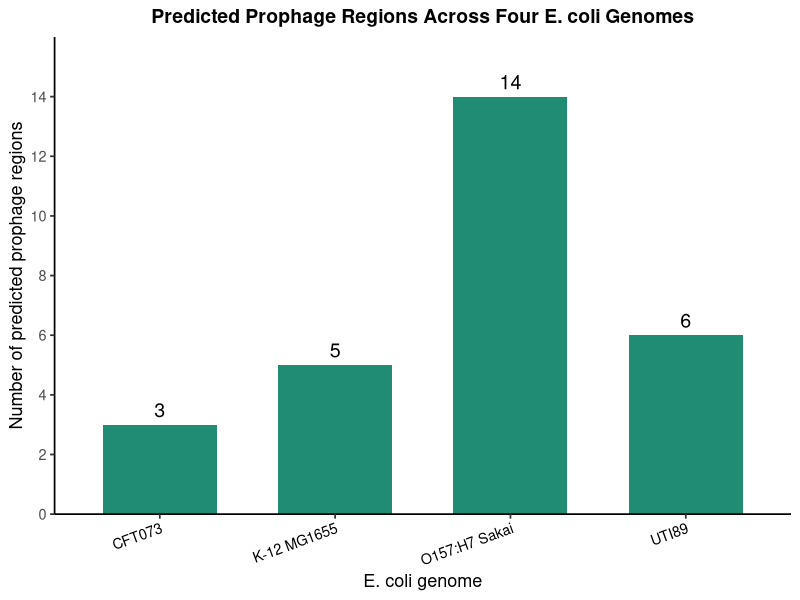
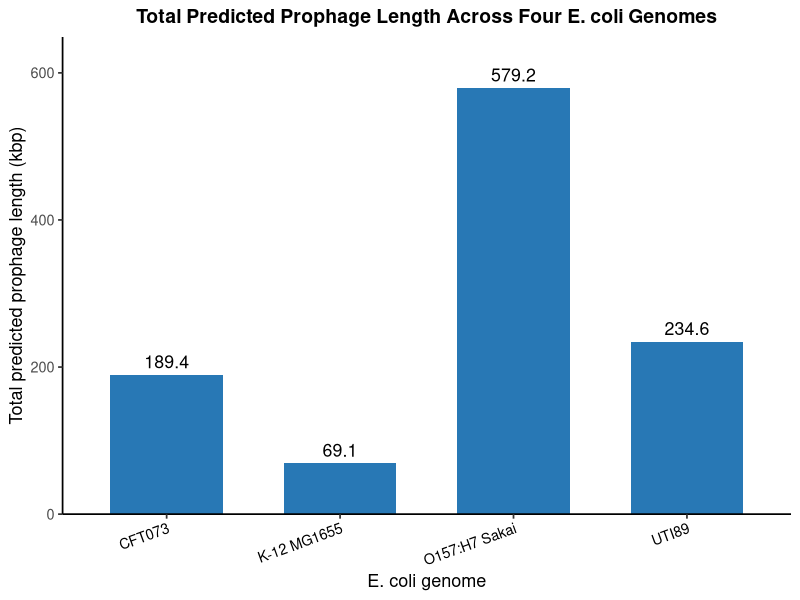
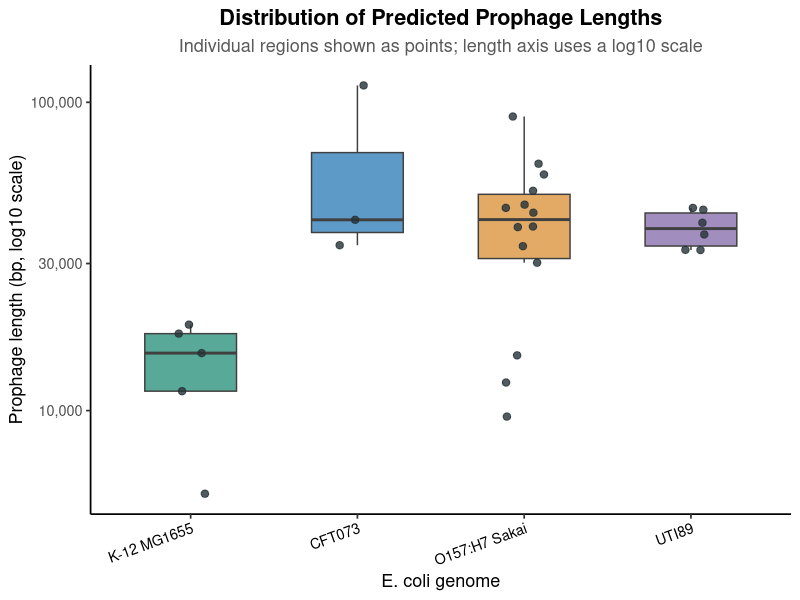
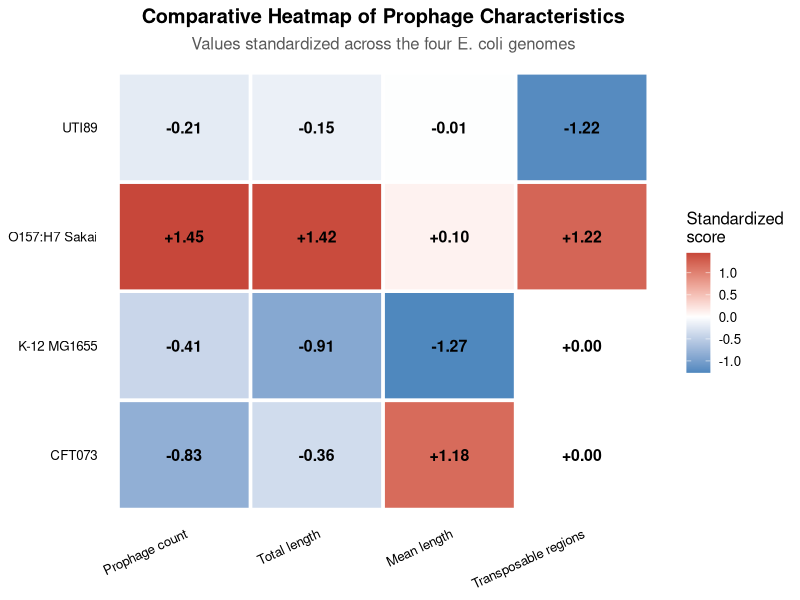
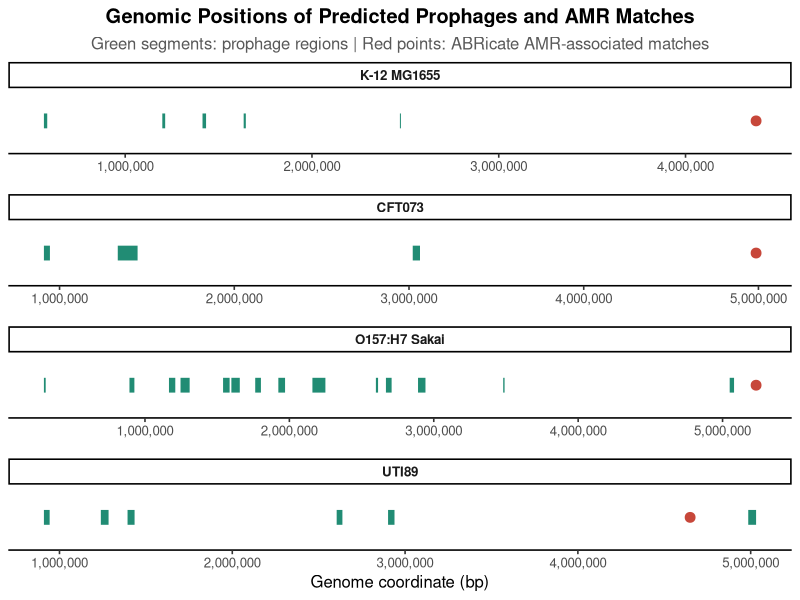
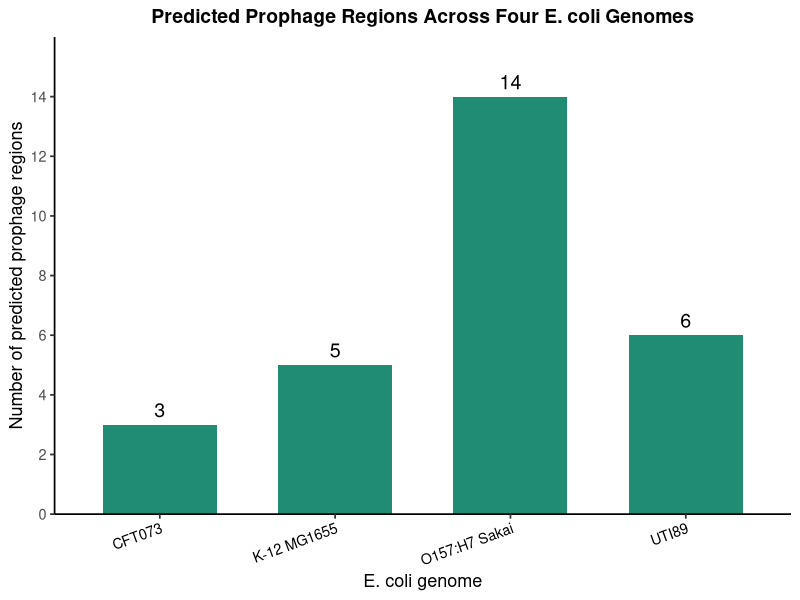
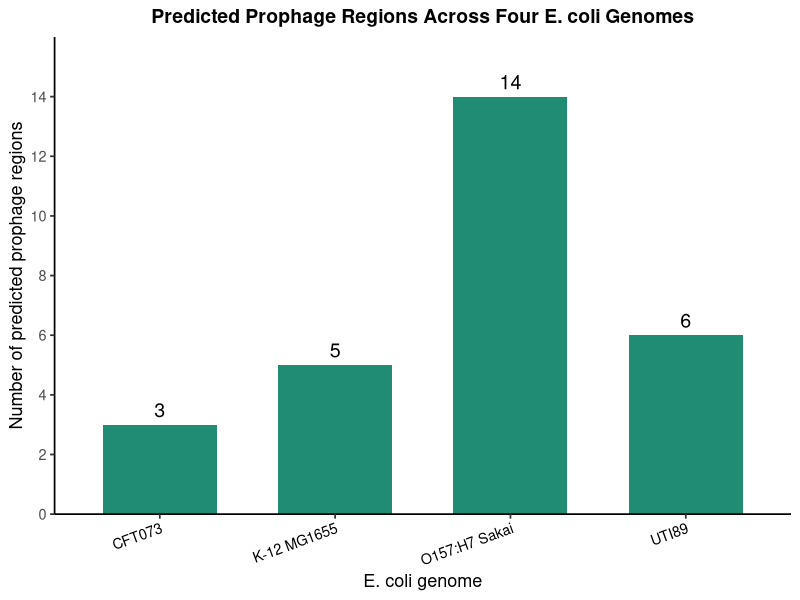
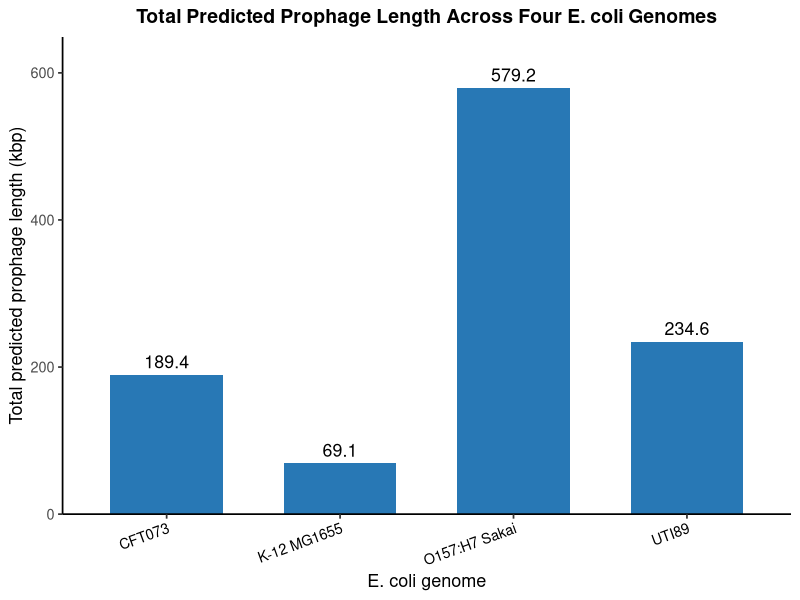

The R script that drew these images, in order: (Note: this script raises an error after producing the figures.)
# List the CSV files
list.files("csv formats data")

# Load the prophage region data
prophages <- read.delim(
  "prophage_regions.tsv",
  header = TRUE,
  sep = "\t"
)

#chacking loaded data
dim(prophages)
head(prophages)
str(prophages)

#installing and loading readxl library (TO HELP ME READ MY .XLSX DATA FILES)
if (!requireNamespace("readxl", quietly = TRUE)) {
  install.packages("readxl")
}

library(readxl)


# Set the working directory
setwd("~/Desktop/Prophage_research")

# Load the four Excel tables
prophage_distribution <- read_excel(
  "Destribution of predicted prophage regions.xlsx"
)

amr_matches <- read_excel(
  "AMR Associated gene matched_ABRicate.xlsx"
)

genomic_overlap <- read_excel(
  "GENOMIC OVERLAP BETWEEN AMR-ASSOCIATED MATCHES AND PREDICTED PROPHAGE REGIONS.xlsx"
)

integrated_comparison <- read_excel(
  "INTEGRATED COMPARISON OF PROPHAGE AND AMR SCREENING RESULTS.xlsx"
)

# Confirm successful loading
dim(prophage_distribution)
dim(amr_matches)
dim(genomic_overlap)

dim(integrated_comparison)

# View column names
names(prophage_distribution)
names(amr_matches)
names(genomic_overlap)
names(integrated_comparison)

# Inspect the first rows
head(prophage_distribution)
head(amr_matches)
head(genomic_overlap)
head(integrated_comparison)


# Clean Table 1
prophage_distribution <- readxl::read_excel(
  "Destribution of predicted prophage regions.xlsx",
  skip = 1,
  col_names = c(
    "Genome", "Prophage_Count", "Total_Length_bp",
    "Mean_Length_bp", "Transposable_Count"
  )
)

# Remove the TOTAL row for genome-to-genome plots
prophage_plot_data <- subset(
  as.data.frame(prophage_distribution),
  Genome != "TOTAL"
)

# Convert measurement columns to numeric
numeric_cols <- c(
  "Prophage_Count", "Total_Length_bp",
  "Mean_Length_bp", "Transposable_Count"
)

prophage_plot_data[numeric_cols] <- lapply(
  prophage_plot_data[numeric_cols],
  as.numeric
)

# Check the cleaned data
print(prophage_plot_data)
str(prophage_plot_data)

# Remove the repeated header row and any TOTAL row
prophage_plot_data <- subset(
  prophage_plot_data,
  !Genome %in% c("GENOME", "TOTAL")
)

# Confirm the cleaned data
print(prophage_plot_data)

#MAKING PLOT 1 (PROPHAGE COUNTS)

library(ggplot2)

p1 <- ggplot(
  prophage_plot_data,
  aes(x = Genome, y = Prophage_Count)
) +
  geom_col(fill = "#218C74", width = 0.65) +
  geom_text(
    aes(label = Prophage_Count),
    vjust = -0.5,
    size = 5
  ) +
  scale_y_continuous(
    breaks = seq(0, 14, 2),
    limits = c(0, 16),
    expand = expansion(mult = c(0, 0))
  ) +
  labs(
    title = "Predicted Prophage Regions Across Four E. coli Genomes",
    x = "E. coli genome",
    y = "Number of predicted prophage regions"
  ) +
  theme_classic(base_size = 13) +
  theme(
    plot.title = element_text(
      face = "bold", hjust = 0.5, size = 14
    ),
    axis.text.x = element_text(
      angle = 20, hjust = 1, colour = "black"
    )
  )

# Display the plot
print(p1)

# Save publication-quality files
ggsave(
  "CODE/R Scripts/plots/plot1_prophage_counts.png",
  plot = p1,
  width = 10,
  height = 6,
  dpi = 300,
  bg = "white"
)

ggsave(
  "CODE/R Scripts/plots/plot1_prophage_counts.pdf",
  plot = p1,
  width = 10,
  height = 6,
  bg = "white"
)


# Plot 2: Total predicted prophage length by genome

library(ggplot2)

# Convert base pairs to kilobase pairs
prophage_plot_data$Total_Length_kbp <-
  prophage_plot_data$Total_Length_bp / 1000

# Create the plot
p2 <- ggplot(
  prophage_plot_data,
  aes(
    x = Genome,
    y = Total_Length_kbp
  )
) +
  geom_col(
    fill = "#2878B5",
    width = 0.65
  ) +
  geom_text(
    aes(label = sprintf("%.1f", Total_Length_kbp)),
    vjust = -0.5,
    size = 4.5
  ) +
  scale_y_continuous(
    expand = expansion(mult = c(0, 0.12))
  ) +
  labs(
    title = "Total Predicted Prophage Length Across Four E. coli Genomes",
    x = "E. coli genome",
    y = "Total predicted prophage length (kbp)"
  ) +
  theme_classic(base_size = 13) +
  theme(
    plot.title = element_text(
      face = "bold",
      size = 14,
      hjust = 0.5
    ),
    axis.text.x = element_text(
      angle = 20,
      hjust = 1,
      colour = "black"
    )
  )

# Display plot
print(p2)

# Save PNG and PDF
ggsave(
  "CODE/R Scripts/plots/plot2_total_prophage_length.png",
  plot = p2,
  width = 10,
  height = 6,
  dpi = 300,
  bg = "white"
)

ggsave(
  "CODE/R Scripts/plots/plot2_total_prophage_length.pdf",
  plot = p2,
  width = 10,
  height = 6,
  bg = "white"
)



# PLOT 3: Distribution of prophage lengths by genome

library(ggplot2)

prophages <- read.delim(
  "prophage_regions.tsv",
  header = TRUE,
  sep = "\t",
  stringsAsFactors = FALSE
)

prophages$Genome <- factor(
  prophages$genome,
  levels = c("K-12 MG1655", "CFT073", "O157:H7 Sakai", "UTI89")
)

p3 <- ggplot(
  prophages,
  aes(x = Genome, y = length_bp, fill = Genome)
) +
  geom_boxplot(
    width = 0.55,
    alpha = 0.75,
    outlier.shape = NA,
    colour = "grey25"
  ) +
  geom_jitter(
    width = 0.12,
    size = 2.2,
    alpha = 0.8,
    colour = "#263238"
  ) +
  scale_y_log10(
    labels = scales::label_comma()
  ) +
  scale_fill_manual(values = c(
    "#218C74", "#2878B5", "#D98E32", "#8267A8"
  )) +
  labs(
    title = "Distribution of Predicted Prophage Lengths",
    subtitle = "Individual regions shown as points; length axis uses a log10 scale",
    x = "E. coli genome",
    y = "Prophage length (bp, log10 scale)"
  ) +
  theme_classic(base_size = 13) +
  theme(
    plot.title = element_text(face = "bold", hjust = 0.5),
    plot.subtitle = element_text(hjust = 0.5, colour = "grey35"),
    axis.text.x = element_text(
      angle = 20, hjust = 1, colour = "black"
    ),
    legend.position = "none"
  )

print(p3)

ggsave(
  "CODE/R Scripts/plots/plot3_prophage_length_boxplot.png",
  p3, width = 10, height = 6.5, dpi = 300, bg = "white"
)

ggsave(
  "CODE/R Scripts/plots/plot3_prophage_length_boxplot.pdf",
  p3, width = 10, height = 6.5, bg = "white"
)


# PLOT 4: Standardized heatmap of prophage characteristics

library(ggplot2)
library(tidyr)

heatmap_data <- prophage_plot_data[, c(
  "Genome",
  "Prophage_Count",
  "Total_Length_bp",
  "Mean_Length_bp",
  "Transposable_Count"
)]

# Standardize each measure using z-scores
heatmap_matrix <- scale(
  as.matrix(heatmap_data[, -1])
)

heatmap_long <- data.frame(
  Genome = heatmap_data$Genome,
  heatmap_matrix,
  check.names = FALSE
)

heatmap_long <- pivot_longer(
  heatmap_long,
  cols = -Genome,
  names_to = "Measure",
  values_to = "Z_score"
)

# More readable labels
heatmap_long$Measure <- factor(
  heatmap_long$Measure,
  levels = c(
    "Prophage_Count",
    "Total_Length_bp",
    "Mean_Length_bp",
    "Transposable_Count"
  ),
  labels = c(
    "Prophage count",
    "Total length",
    "Mean length",
    "Transposable regions"
  )
)

p4 <- ggplot(
  heatmap_long,
  aes(x = Measure, y = Genome, fill = Z_score)
) +
  geom_tile(colour = "white", linewidth = 1.2) +
  geom_text(
    aes(label = sprintf("%+.2f", Z_score)),
    size = 4,
    fontface = "bold"
  ) +
  scale_fill_gradient2(
    low = "#2878B5",
    mid = "white",
    high = "#C7473A",
    midpoint = 0,
    name = "Standardized\nscore"
  ) +
  labs(
    title = "Comparative Heatmap of Prophage Characteristics",
    subtitle = "Values standardized across the four E. coli genomes",
    x = NULL,
    y = NULL
  ) +
  theme_minimal(base_size = 12) +
  theme(
    plot.title = element_text(face = "bold", hjust = 0.5),
    plot.subtitle = element_text(hjust = 0.5, colour = "grey35"),
    axis.text.x = element_text(
      angle = 25, hjust = 1, colour = "black"
    ),
    axis.text.y = element_text(colour = "black"),
    panel.grid = element_blank()
  )

print(p4)

ggsave(
  "CODE/R Scripts/plots/plot4_prophage_heatmap.png",
  p4, width = 10, height = 5.5, dpi = 300, bg = "white"
)

ggsave(
  "CODE/R Scripts/plots/plot4_prophage_heatmap.pdf",
  p4, width = 10, height = 5.5, bg = "white"
)


# Inspect the AMR dataset and its column names
names(amr_matches)
print(amr_matches)


# PLOT 5: Prophage regions and AMR-associated gene locations

library(ggplot2)

# Dataset 1: predicted prophage regions from TSV
prophages <- read.delim(
  "prophage_regions.tsv",
  header = TRUE,
  sep = "\t",
  stringsAsFactors = FALSE
)

# Dataset 2: AMR-associated matches from ABRicate Excel
amr_raw <- readxl::read_excel(
  "AMR Associated gene matched_ABRicate.xlsx",
  skip = 1,
  col_names = FALSE
)

# Assign the actual seven column names
names(amr_raw) <- c(
  "Genome", "Gene", "Start", "End",
  "Identity", "Coverage", "Annotation"
)

# Remove repeated header and TOTAL rows, if present
amr_raw <- subset(
  as.data.frame(amr_raw),
  Genome %in% c(
    "K-12 MG1655", "CFT073", "O157:H7 Sakai", "UTI89"
  )
)

amr_raw$Start <- as.numeric(amr_raw$Start)
amr_raw$End <- as.numeric(amr_raw$End)

# Standardize genome labels and coordinate columns
prophages$Genome <- prophages$genome
prophages$Start <- as.numeric(prophages$begin)
prophages$End <- as.numeric(prophages$end)

genome_order <- c(
  "K-12 MG1655", "CFT073", "O157:H7 Sakai", "UTI89"
)

prophages$Genome <- factor(prophages$Genome, levels = genome_order)
amr_raw$Genome <- factor(amr_raw$Genome, levels = genome_order)

# Plot prophage intervals as horizontal segments
p5 <- ggplot() +
  geom_segment(
    data = prophages,
    aes(
      x = Start, xend = End,
      y = 1, yend = 1
    ),
    linewidth = 5,
    colour = "#218C74",
    lineend = "butt"
  ) +
  geom_point(
    data = amr_raw,
    aes(x = Start, y = 1),
    colour = "#C7473A",
    size = 3
  ) +
  facet_wrap(~ Genome, ncol = 1, scales = "free_x") +
  scale_x_continuous(labels = scales::label_comma()) +
  scale_y_continuous(NULL, breaks = NULL) +
  labs(
    title = "Genomic Positions of Predicted Prophages and AMR Matches",
    subtitle = "Green segments: prophage regions | Red points: ABRicate AMR-associated matches",
    x = "Genome coordinate (bp)"
  ) +
  theme_classic(base_size = 12) +
  theme(
    plot.title = element_text(face = "bold", hjust = 0.5),
    plot.subtitle = element_text(hjust = 0.5, colour = "grey35"),
    strip.text = element_text(face = "bold"),
    panel.spacing = grid::unit(1, "lines")
  )

print(p5)

ggsave(
  "CODE/R Scripts/plots/plot5_genomic_positions.png",
  p5, width = 11, height = 8, dpi = 300, bg = "white"
)

ggsave(
  "CODE/R Scripts/plots/plot5_genomic_positions.pdf",
  p5, width = 11, height = 8, bg = "white"
)


# PLOT 5: Numerical overlap verification

overlap_results <- data.frame()

for (i in seq_len(nrow(amr_raw))) {
  
  genome_name <- as.character(amr_raw$Genome[i])
  
  genome_prophages <- subset(
    prophages,
    as.character(Genome) == genome_name
  )
  
  overlaps <- genome_prophages[
    genome_prophages$Start <= amr_raw$End[i] &
      genome_prophages$End >= amr_raw$Start[i],
  ]
  
  overlap_results <- rbind(
    overlap_results,
    data.frame(
      Genome = genome_name,
      Gene = amr_raw$Gene[i],
      AMR_Start = amr_raw$Start[i],
      AMR_End = amr_raw$End[i],
      Overlapping_Prophage_Count = nrow(overlaps),
      Overlap_Detected = ifelse(
        nrow(overlaps) > 0, "Yes", "No"
      )
    )
  )
}

print(overlap_results)

write.csv(
  overlap_results,
  "CODE/R Scripts/plots/plot5_overlap_verification.csv",
  row.names = FALSE
)
